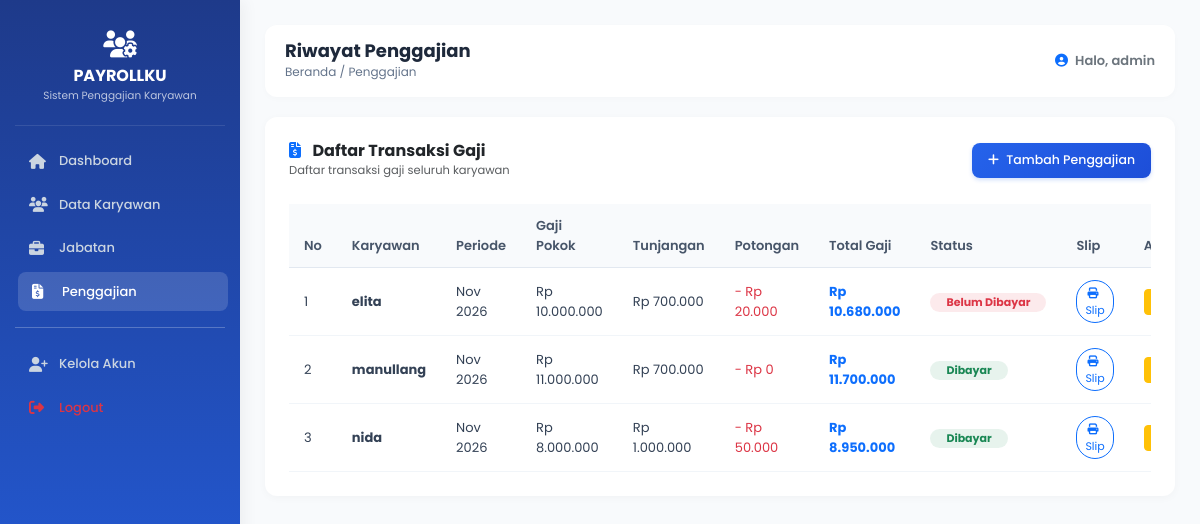
/admin/penggajian.php (signed in), run on the app's committed database.
### tables this page shows
CREATE TABLE `penggajian` (
  `id_gaji` int(6) NOT NULL,
  `id_karyawan` int(6) NOT NULL,
  `bulan` varchar(20) NOT NULL,
  `total_gaji` int(11) NOT NULL,
  `tanggal_input` date NOT NULL,
  `nama_karyawan` varchar(100) NOT NULL,
  `gaji_pokok` int(11) NOT NULL,
  `tunjangan` int(11) NOT NULL,
  `potongan` int(11) NOT NULL,
  `status` varchar(30) NOT NULL,
  `tanggal_bayar` varchar(30) NOT NULL
);

### admin/penggajian.php (the view, shortened to what this page needs)
<?php
include "../koneksi.php";
?>
<!DOCTYPE html>
<html lang="id">
<head>
    <link rel="stylesheet" href="https://cdn.jsdelivr.net/npm/bootstrap@5.3.3/dist/css/bootstrap.min.css">
    <link rel="stylesheet" href="https://cdnjs.cloudflare.com/ajax/libs/font-awesome/6.4.0/css/all.min.css">
    <link rel="stylesheet" href="../assets/css/style.css">
</head>
<body>
    <div class="sidebar">
        <div class="sidebar-brand">
            <i class="fa-solid fa-users-gear fa-2x text-white mb-1"></i>
            <h5>PAYROLLKU</h5>
            <small>Sistem Penggajian Karyawan</small>
        </div>
        <a href="dashboard.php"><i class="fa-solid fa-house"></i> Dashboard</a>
        <a href="karyawan.php"><i class="fa-solid fa-users"></i> Data Karyawan</a>
        <a href="jabatan.php"><i class="fa-solid fa-briefcase"></i> Jabatan</a>
        <a href="penggajian.php" class="active"><i class="fa-solid fa-file-invoice-dollar"></i> Penggajian</a>
        <hr class="text-light opacity-25 my-3">
        <a href="tambah_akun.php"><i class="fa-solid fa-user-plus"></i> Kelola Akun</a>
        <a href="../logout.php" class="text-danger"><i class="fa-solid fa-right-from-bracket"></i> Logout</a>
    </div>
    <div class="main-content">
        <div class="card-header-top">
            <div>
                <h4>Riwayat Penggajian</h4>
                <small>Beranda / Penggajian</small>
            </div>
            <div class="fw-semibold text-secondary" style="font-size: 13px;">
                <i class="fa-solid fa-circle-user me-1 text-primary"></i> Halo, <?php echo $_SESSION['username']; ?>
            </div>
        </div>
        <div class="card card-custom p-4">
            <div class="d-flex justify-content-between align-items-center mb-4">
                <div>
                    <h6 class="fw-bold text-dark m-0"><i class="fa-solid fa-file-invoice-dollar text-primary me-2"></i> Daftar Transaksi Gaji</h6>
                    <small class="text-muted" style="font-size: 11.5px;">Daftar transaksi gaji seluruh karyawan</small>
                </div>
                <a href="penggajian_tambah.php" class="btn btn-primary-gradient"><i class="fa-solid fa-plus me-1"></i> Tambah Penggajian</a>
            </div>
            <div class="table-responsive">
                <table class="table align-middle">
                    <thead>
                        <tr>
                            <th>No</th>
                            <th>Karyawan</th>
                            <th>Periode</th>
                            <th>Gaji Pokok</th>
                            <th>Tunjangan</th>
                            <th>Potongan</th>
                            <th>Total Gaji</th>
                            <th>Status</th>
                            <th>Slip</th>
                            <th>Aksi</th>
                        </tr>
                    </thead>
                    <tbody>
                        <?php
                        $no = 1;
                        $query = mysqli_query($konek, "SELECT * FROM penggajian");
                        if ($query && mysqli_num_rows($query) > 0) {
                            while ($row = mysqli_fetch_array($query)) {
                                $gaji_pokok = isset($row['gaji_pokok']) ? $row['gaji_pokok'] : 0;
                                $tunjangan  = isset($row['tunjangan']) ? $row['tunjangan'] : 0;
                                $potongan   = isset($row['potongan']) ? $row['potongan'] : 0;
                                $total_gaji = isset($row['total_gaji']) ? $row['total_gaji'] : 0;
                                $status     = isset($row['status']) ? $row['status'] : 'Belum Dibayar';
                                $badge_bg   = ($status == 'Dibayar') ? 'bg-success bg-opacity-10 text-success' : 'bg-danger bg-opacity-10 text-danger';
                                echo '<tr>
                                    <td>'.$no++.'</td>
                                    <td class="fw-bold">'.$row['nama_karyawan'].'</td>
                                    <td>'.$row['bulan'].'</td>
                                    <td>Rp '.number_format($gaji_pokok, 0, ',', '.').'</td>
                                    <td>Rp '.number_format($tunjangan, 0, ',', '.').'</td>
                                    <td class="text-danger">- Rp '.number_format($potongan, 0, ',', '.').'</td>
                                    <td class="fw-bold text-primary">Rp '.number_format($total_gaji, 0, ',', '.').'</td>
                                    <td><span class="badge '.$badge_bg.' px-3 py-1 rounded-pill" style="font-size: 11px;">'.$status.'</span></td>
                                    <td>
                                        <a href="slip_gaji.php?id='.$row['id_gaji'].'" class="btn btn-outline-primary btn-sm px-2 py-1" style="font-size: 11px; border-radius: 20px;"><i class="fa-solid fa-print me-1"></i> Slip</a>
                                    </td>
                                    <td>
                                        <div class="d-flex gap-1">
                                        <a href="penggajian_edit.php?id='.$row['id_gaji'].'"class="btn btn-warning btn-sm px-2 py-1 me-1 text-dark" style="font-size: 11px;" title="Edit">
        <i class="fa-solid fa-pen-to-square"></i>
                                        <a href="penggajian_hapus.php?id='.$row['id_gaji'].'" class="btn btn-danger btn-sm px-2 py-1" style="font-size: 11px;" onclick="return confirm(\'Yakin ingin menghapus data ini?\')"><i class="fa-solid fa-trash"></i></a>
                                        </div>
                                    </td>
                                </tr>';
                            }
                        } else {
                            echo '<tr><td colspan="10" class="text-center text-muted py-3">Belum ada riwayat penggajian.</td></tr>';
                        }
                        ?>
                    </tbody>
                </table>
            </div>
        </div>
    </div>
</body>
</html>

### assets/CSS/style.css (style rules this page uses)
body { background-color: #f8fafc; font-family: 'Poppins', sans-serif; font-size: 13.5px; }
.sidebar { width: 240px; height: 100vh; position: fixed; background: linear-gradient(180deg, #1e3a8a 0%, #2563eb 100%); color: white; padding: 15px; top: 0; left: 0; z-index: 100; box-shadow: 4px 0 15px rgba(0,0,0,0.05); }
.sidebar-brand { text-align: center; padding: 15px 0 20px 0; border-bottom: 1px solid rgba(255,255,255,0.1); margin-bottom: 15px; }
.sidebar-brand h5 { font-size: 16px; font-weight: 700; margin: 5px 0 0 0; }
.sidebar-brand small { font-size: 10.5px; opacity: 0.7; }
.sidebar a { color: #cbd5e1; text-decoration: none; display: flex; align-items: center; padding: 10px 14px; border-radius: 8px; margin-bottom: 4px; font-weight: 500; font-size: 13px; transition: all 0.2s ease; }
.sidebar a i { font-size: 15px; width: 22px; margin-right: 8px; }
.sidebar a:hover, .sidebar a.active { background: rgba(255, 255, 255, 0.15); color: white; transform: translateX(3px); }
.main-content { margin-left: 240px; padding: 25px; }
.card-header-top { background: white; border-radius: 12px; padding: 15px 20px; box-shadow: 0 2px 6px rgba(0,0,0,0.02); margin-bottom: 20px; display: flex; justify-content: space-between; align-items: center; }
.card-header-top h4 { font-size: 18px; font-weight: 700; margin: 0; color: #1e293b; }
.card-header-top small { font-size: 12px; color: #64748b; }
.card-custom { border: none; border-radius: 12px; box-shadow: 0 2px 8px rgba(0,0,0,0.03); background: white; }
.table { font-size: 13px; margin-bottom: 0; }
.table th { font-weight: 600; background-color: #f8fafc; color: #475569; border-bottom: 1px solid #e2e8f0; padding: 12px 15px; }
.table td { padding: 12px 15px; vertical-align: middle; color: #334155; border-bottom: 1px solid #f1f5f9; }
.btn-primary-gradient { background: linear-gradient(135deg, #2563eb 0%, #1d4ed8 100%); border: none; color: white; font-weight: 500; font-size: 12.5px; padding: 8px 16px; border-radius: 8px; box-shadow: 0 2px 4px rgba(37, 99, 235, 0.2); }

### data on the page
penggajian: nama_karyawan "elita", bulan "Nov 2026", gaji_pokok "10.000.000", tunjangan "700.000", potongan "20.000", total_gaji "10.680.000", status "Belum Dibayar"
penggajian: nama_karyawan "manullang", bulan "Nov 2026", gaji_pokok "11.000.000", tunjangan "700.000", potongan "0", total_gaji "11.700.000", status "Dibayar"
penggajian: nama_karyawan "nida", bulan "Nov 2026", gaji_pokok "8.000.000", tunjangan "1.000.000", potongan "50.000", total_gaji "8.950.000", status "Dibayar"

### other printed values
$_SESSION['username'] "admin"
